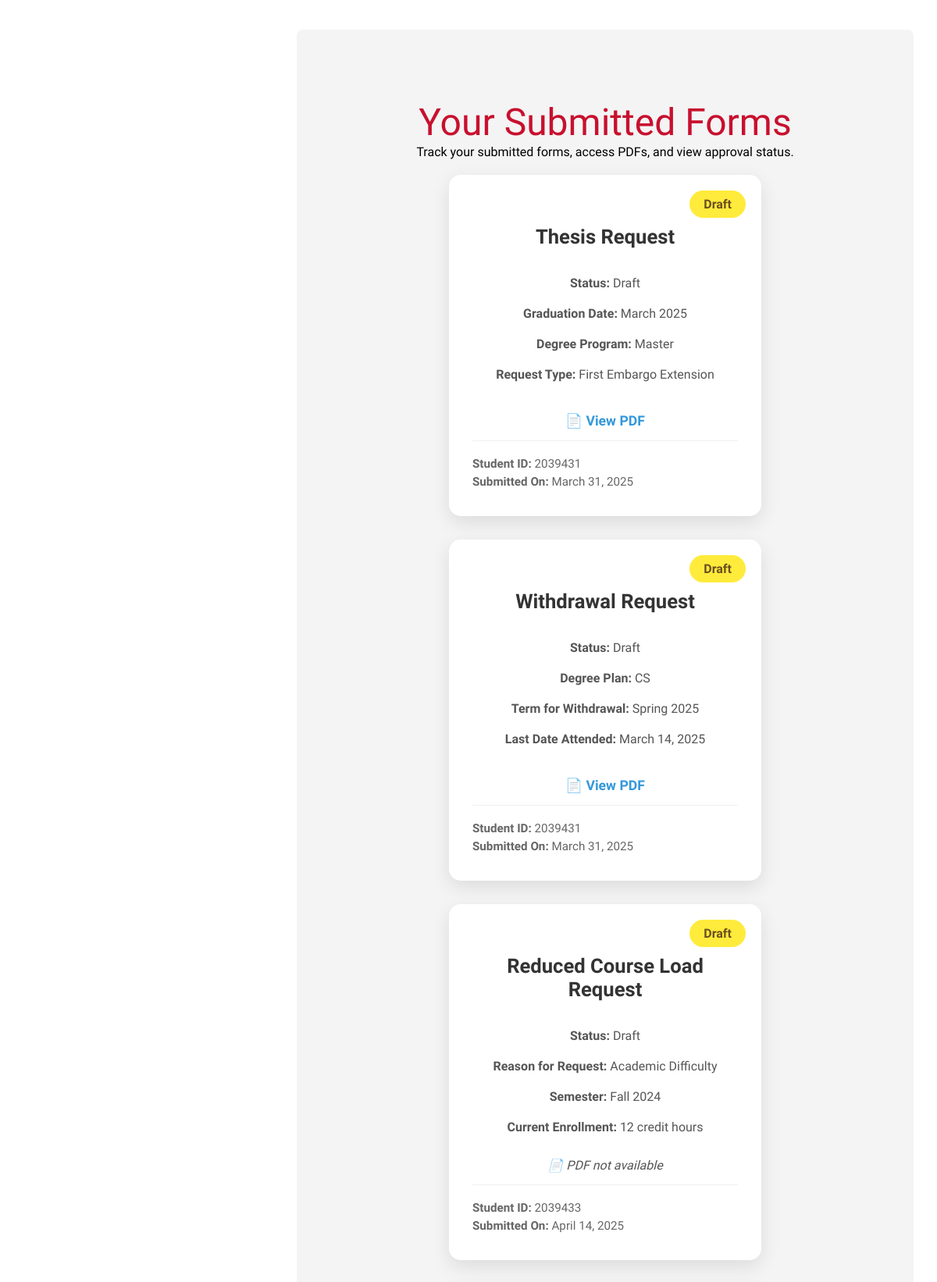
Page /approval-requests/ (signed in, middle part) on the earlier database version.
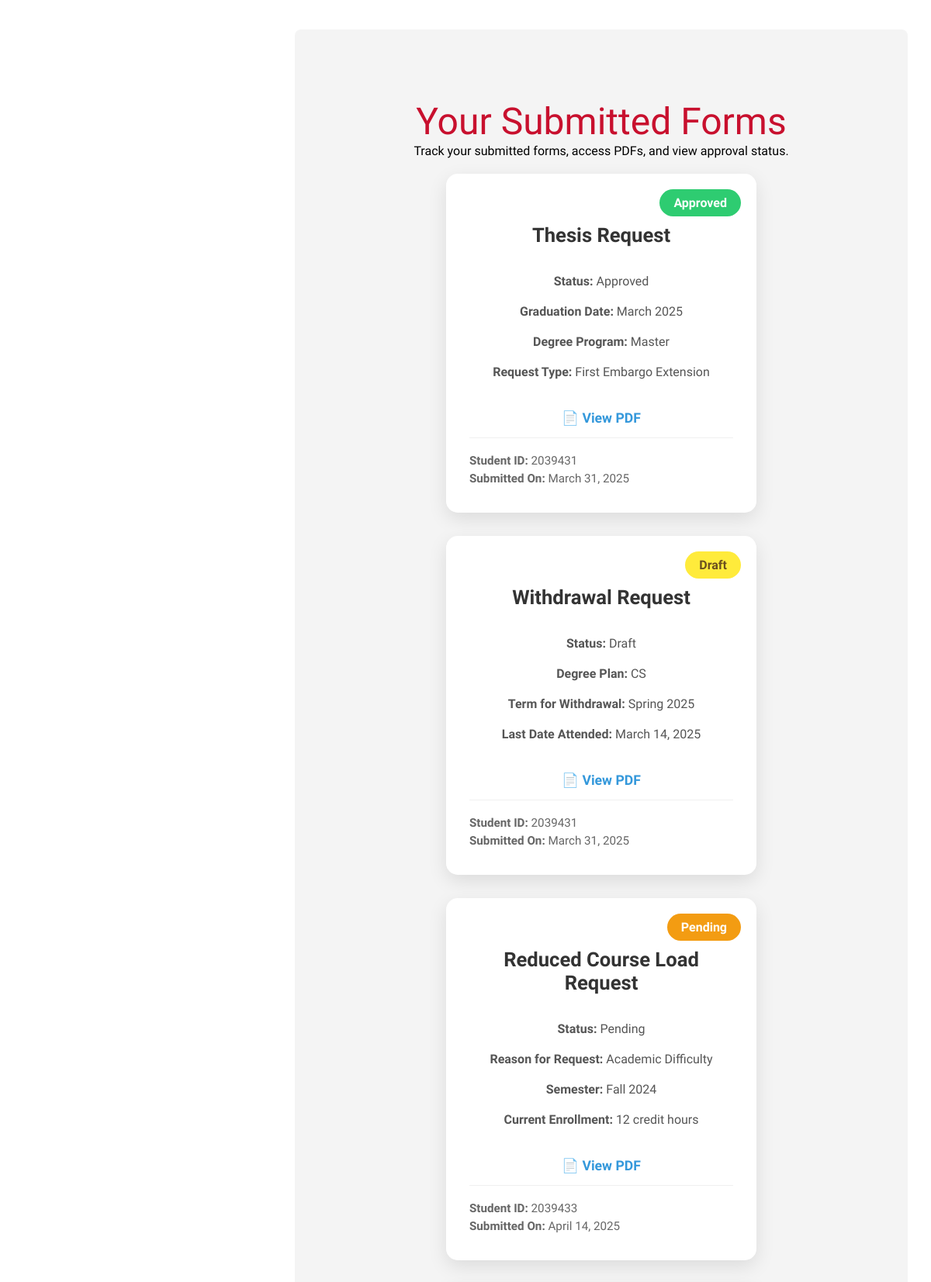
Same page on the later database version.
### usr_mgmt_app/models.py (models this page shows)
class ThesisRequest(models.Model):
    STATUS_CHOICES = [
        ('draft', 'Draft'),
        ('pending', 'Pending'),
        ('returned', 'Returned'),
        ('approved', 'Approved'),
    ]
    user = models.ForeignKey(UserProfile, on_delete=models.CASCADE, related_name="thesis_requests")
    student_id = models.CharField(max_length=7, default="0000000")  # Default 7-digit placeholder
    degree_type = models.CharField(
        max_length=20,
        choices=[("Master", "Master"), ("Doctorate", "Doctorate")],
        default="Master"
    )
    graduation_date = models.CharField(max_length=10, default="MM/YYYY")  # Default format
    request_type = models.CharField(max_length=50, default="Unknown Request")
    justification = models.TextField(default="No justification provided")  # Default text
    status = models.CharField(max_length=20, choices=STATUS_CHOICES, default='Draft')
    pdf_document = models.FileField(upload_to="generated_pdfs/", null=True, blank=True)
    created_at = models.DateTimeField(auto_now_add=True)
    def __str__(self):
        return f"Thesis Request {self.id} by {self.user.username} - {self.status}"

class ReducedCourseLoadRequest(models.Model):
    STATUS_CHOICES = [
        ('draft', 'Draft'),
        ('pending', 'Pending'),
        ('returned', 'Returned'),
        ('approved', 'Approved'),
    ]
    SEMESTER_CHOICES = [
        ('fall', 'Fall'),
        ('spring', 'Spring'),
    ]
    MAIN_REASON_CHOICES = [
        ('academic', 'Academic Difficulty'),
        ('medical', 'Medical Reason'),
        ('final', 'Final Semester'),
    ]
    ACADEMIC_TYPE_CHOICES = [
        ('IAI', 'Initial Adjustment Issues'),
        ('ICLP', 'Improper Course Level Placement'),
    ]
    IAI_REASONS = [
        ('english_language', 'English Language'),
        ('reading_requirements', 'Reading Requirements'),
        ('american_teaching', 'Unfamiliarity with American Teaching Methods'),
    ]
    FINAL_TYPE_CHOICES = [
        ('non_thesis', 'Non-Thesis Track'),
        ('thesis', 'Thesis/Dissertation Track'),
    ]
    user = models.ForeignKey(UserProfile, on_delete=models.CASCADE, related_name="rcl_requests")
    student_id = models.CharField(max_length=7)
    reason = models.CharField(max_length=10, choices=MAIN_REASON_CHOICES)
    academic_type = models.CharField(max_length=10, choices=ACADEMIC_TYPE_CHOICES, blank=True, null=True)
    iai_reasons = models.JSONField(blank=True, null=True)
    medical_letter_attached = models.BooleanField(default=False)
    final_type = models.CharField(max_length=20, choices=FINAL_TYPE_CHOICES, blank=True, null=True)
    final_semester_hours = models.PositiveIntegerField(blank=True, null=True)
    thesis_hours = models.PositiveIntegerField(blank=True, null=True)
    semester = models.CharField(max_length=10, choices=SEMESTER_CHOICES)
    semester_year = models.PositiveIntegerField(default=25)
    course_to_drop_1 = models.CharField(max_length=20, default="")  # Required
    course_to_drop_2 = models.CharField(max_length=20, blank=True, default="")  # Optional
    course_to_drop_3 = models.CharField(max_length=20, blank=True, default="")  # Optional
    total_credit_hours_after_drop = models.PositiveIntegerField()
    current_semester = models.CharField(max_length=10, choices=SEMESTER_CHOICES, default = 'fall')
    current_year = models.PositiveIntegerField(default=25)
    pdf_document = models.FileField(upload_to="generated_pdfs/", null=True, blank=True)
    status = models.CharField(max_length=20, choices=STATUS_CHOICES, default='draft')
    created_at = models.DateTimeField(auto_now_add=True)
    def __str__(self):
        return f"RCL Request {self.id} by {self.user.username} - {self.status}"

### usr_mgmt_app/views.py (the view)
# urls.py: path('approval-requests/', views.approval_requests, name='approval_requests'),
def approval_requests(request):
    print("Current User:", request.user)
    print("Is Authenticated?", request.user.is_authenticated)
    user_thesis_requests = ThesisRequest.objects.filter(user=request.user)
    user_withdrawal_requests = WithdrawalRequest.objects.filter(user=request.user)
    user_rcl_requests = ReducedCourseLoadRequest.objects.filter(user=request.user)
    user_petition_requests = PetitionRequest.objects.filter(user=request.user)  # Added this line
    print("Thesis Requests:", list(user_thesis_requests))
    print("Withdrawal Requests:", list(user_withdrawal_requests))
    print("Reduced Course Load Requests:", list(user_rcl_requests))
    print("Petition Requests:", list(user_petition_requests))  # Added this line
    return render(request, "approval_requests.html", {
        "thesis_requests": user_thesis_requests,
        "withdrawal_requests": user_withdrawal_requests,
        "rcl_requests": user_rcl_requests,
        "petition_requests": user_petition_requests,  # Added this line
    })

### usr_mgmt_app/models.py (called while the page is built)
    def __str__(self):
        return f"{self.username} ({self.role})"

    def __str__(self):
        return f"Withdrawal Request {self.id} by {self.user.username} - {self.status}"

    def __str__(self):
        return f"Petition Request {self.id} by {self.user.username} - {self.status}"

    def get_status_display(self):
        return dict(self.STATUS_CHOICES)[self.status]

### templates/approval_requests.html (shortened to what the changed rows need)
{% load static %}
<!DOCTYPE html>
<html lang="en">
<head>
    <link rel="stylesheet" href="{% static 'css/dashboard.css' %}">
    <link rel="stylesheet" href="{% static 'css/approval.css' %}">
</head>
<body>
    <div class="main-content">
<section class="form-tracking-section">
    <h2>Your Submitted Forms</h2>
    <div class="tracking-container">
        {% for request in thesis_requests %}
        <div class="tracking-card">
            <div class="tracking-card-content">
                <h3>Thesis Request</h3>
                <p><strong>Status:</strong> {{ request.status }}</p> <span class="status-badge status-{{ request.status|lower }}">{{ request.get_status_display }}</span>
                <p><strong>Graduation Date:</strong> {{ request.graduation_date }}</p>
                <p><strong>Degree Program:</strong> {{ request.degree_type }}</p>
                <p><strong>Request Type:</strong> {{ request.request_type }}</p>
                {% if request.pdf_document %}
                    <a href="{{ request.pdf_document.url }}" class="pdf-link" target="_blank">📄 View PDF</a>
                {% else %}
                    <p class="pdf-unavailable">📄 PDF not available</p>
                {% endif %}
            </div>
            <div class="additional-info">
                <p><strong>Student ID:</strong> {{ request.student_id }}</p>
                <p><strong>Submitted On:</strong> {{ request.created_at|date:"F j, Y" }}</p>
            </div>
        </div>
        {% empty %}
        <p class="no-forms-message">No thesis requests found.</p>
        {% endfor %}
        {% for request in rcl_requests %}
        <div class="tracking-card">
            <div class="tracking-card-content">
                <h3>Reduced Course Load Request</h3>
                <p><strong>Status:</strong> {{ request.status }}</p>
                <span class="status-badge status-{{ request.status|lower }}">{{ request.get_status_display }}</span>
                <p><strong>Reason for Request:</strong> {{ request.get_reason_display }}</p>
                <p><strong>Semester:</strong> {{ request.semester|title }} 20{{ request.semester_year }}</p>
                <p><strong>Current Enrollment:</strong> {{ request.total_credit_hours_after_drop }} credit hours</p>
                {% if request.pdf_document %}
                    <a href="{{ request.pdf_document.url }}" class="pdf-link" target="_blank">📄 View PDF</a>
                {% else %}
                    <p class="pdf-unavailable">📄 PDF not available</p>
                {% endif %}
            </div>
            <div class="additional-info">
                <p><strong>Student ID:</strong> {{ request.student_id }}</p>
                <p><strong>Submitted On:</strong> {{ request.created_at|date:"F j, Y" }}</p>
            </div>
        </div>
        {% empty %}
        <p class="no-forms-message">No reduced course load requests found.</p>
        {% endfor %}
    </div>
</section>
    </div>
</body>
</html>

Differences in the rows shown:
changed ThesisRequest "Master": status "Draft" → "Approved"
changed ReducedCourseLoadRequest "Academic Difficulty": status "Draft" → "Pending"; pdf_document "📄 PDF not available" → "📄 View PDF"
